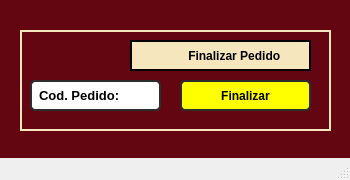
<?xml version="1.0" encoding="UTF-8"?>
<ui version="4.0">
 <class>MainWindow</class>
 <widget class="QMainWindow" name="MainWindow">
  <property name="geometry">
   <rect>
    <x>0</x>
    <y>0</y>
    <width>350</width>
    <height>180</height>
   </rect>
  </property>
  <property name="minimumSize">
   <size>
    <width>350</width>
    <height>180</height>
   </size>
  </property>
  <property name="maximumSize">
   <size>
    <width>350</width>
    <height>180</height>
   </size>
  </property>
  <property name="windowTitle">
   <string>Finalizar Pedido</string>
  </property>
  <widget class="QWidget" name="centralwidget">
   <widget class="QFrame" name="frame">
    <property name="geometry">
     <rect>
      <x>-10</x>
      <y>0</y>
      <width>451</width>
      <height>184</height>
     </rect>
    </property>
    <property name="styleSheet">
     <string notr="true">background-color: rgb(99, 6, 17);</string>
    </property>
    <property name="frameShape">
     <enum>QFrame::NoFrame</enum>
    </property>
    <property name="frameShadow">
     <enum>QFrame::Raised</enum>
    </property>
    <widget class="QFrame" name="frame_2">
     <property name="geometry">
      <rect>
       <x>30</x>
       <y>30</y>
       <width>311</width>
       <height>101</height>
      </rect>
     </property>
     <property name="styleSheet">
      <string notr="true">border: 2px solid rgb(245, 230, 189);</string>
     </property>
     <property name="frameShape">
      <enum>QFrame::StyledPanel</enum>
     </property>
     <property name="frameShadow">
      <enum>QFrame::Raised</enum>
     </property>
     <widget class="QLineEdit" name="codigo">
      <property name="geometry">
       <rect>
        <x>10</x>
        <y>50</y>
        <width>131</width>
        <height>31</height>
       </rect>
      </property>
      <property name="font">
       <font>
        <pointsize>10</pointsize>
        <weight>75</weight>
        <bold>true</bold>
        <kerning>true</kerning>
       </font>
      </property>
      <property name="styleSheet">
       <string notr="true">QLineEdit{
	border: 2px solid rgb(45, 45, 45);
 	border-radius: 5px;
    padding: 5px;
     color: rgb(255,275,275);
	background-color: rgb(255, 255, 255);
}
QLineEdit:hover{
	border: 2px solid rgb(55, 55, 55);
    color: rgb(0,0,0);
}
QLineEdit:focus{
	border: 2px solid rgb(255, 207, 0);
     color: rgb(0, 0, 0);
}</string>
      </property>
      <property name="text">
       <string/>
      </property>
      <property name="placeholderText">
       <string>Cod. Pedido:</string>
      </property>
     </widget>
     <widget class="QPushButton" name="finalizar">
      <property name="geometry">
       <rect>
        <x>160</x>
        <y>50</y>
        <width>131</width>
        <height>31</height>
       </rect>
      </property>
      <property name="font">
       <font>
        <weight>75</weight>
        <bold>true</bold>
       </font>
      </property>
      <property name="styleSheet">
       <string notr="true">QPushButton{
	border: 2px solid rgb(45, 45, 45);
 	border-radius: 5px;
    padding: 5px;
     color: rgb(255,275,275);
	background-color: rgb(255, 255, 255);
	
	
	background-color: rgb(255, 255, 0);
}
QPushButton:hover{
	border: 2px solid rgb(55, 55, 55);
    color: rgb(0,0,0);
}
QPushButton:focus{
	border: 2px solid rgb(255, 207, 0);
     color: rgb(0, 0, 0);
}</string>
      </property>
      <property name="text">
       <string>Finalizar</string>
      </property>
     </widget>
     <widget class="QLabel" name="label_18">
      <property name="geometry">
       <rect>
        <x>110</x>
        <y>10</y>
        <width>181</width>
        <height>31</height>
       </rect>
      </property>
      <property name="font">
       <font>
        <weight>75</weight>
        <bold>true</bold>
       </font>
      </property>
      <property name="styleSheet">
       <string notr="true">QLabel{
border: 2px solid rgb(245, 230, 189);
background-color: rgb(245, 230, 189);
border: 2px solid rgb(255, 275, 275);
border-radius: 0px;
}</string>
      </property>
      <property name="text">
       <string>                Finalizar Pedido</string>
      </property>
     </widget>
    </widget>
   </widget>
  </widget>
  <widget class="QMenuBar" name="menubar">
   <property name="geometry">
    <rect>
     <x>0</x>
     <y>0</y>
     <width>350</width>
     <height>21</height>
    </rect>
   </property>
  </widget>
  <widget class="QStatusBar" name="statusbar"/>
 </widget>
 <resources/>
 <connections/>
</ui>
